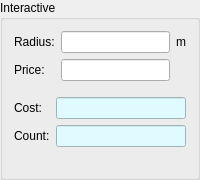
              <widget class="QGroupBox" name="gb2dInteractive">
               <property name="enabled">
                <bool>true</bool>
               </property>
               <property name="sizePolicy">
                <sizepolicy hsizetype="Preferred" vsizetype="Preferred">
                 <horstretch>0</horstretch>
                 <verstretch>0</verstretch>
                </sizepolicy>
               </property>
               <property name="minimumSize">
                <size>
                 <width>180</width>
                 <height>180</height>
                </size>
               </property>
               <property name="title">
                <string>Interactive</string>
               </property>
               <property name="flat">
                <bool>false</bool>
               </property>
               <layout class="QVBoxLayout" name="verticalLayout_5">
                <item>
                 <layout class="QGridLayout" name="gridLayout_5">
                  <item row="0" column="0">
                   <widget class="QLabel" name="label_33">
                    <property name="text">
                     <string>Radius:</string>
                    </property>
                   </widget>
                  </item>
                  <item row="0" column="1">
                   <widget class="QLineEdit" name="tb2dInteractiveRadius"/>
                  </item>
                  <item row="1" column="0">
                   <widget class="QLabel" name="label_34">
                    <property name="text">
                     <string>Price:</string>
                    </property>
                   </widget>
                  </item>
                  <item row="1" column="1">
                   <widget class="QLineEdit" name="tb2dInteractivePrice"/>
                  </item>
                  <item row="0" column="2">
                   <widget class="QLabel" name="label_40">
                    <property name="text">
                     <string>m</string>
                    </property>
                   </widget>
                  </item>
                 </layout>
                </item>
                <item>
                 <spacer name="verticalSpacer_3">
                  <property name="orientation">
                   <enum>Qt::Vertical</enum>
                  </property>
                  <property name="sizeType">
                   <enum>QSizePolicy::Fixed</enum>
                  </property>
                  <property name="sizeHint" stdset="0">
                   <size>
                    <width>20</width>
                    <height>10</height>
                   </size>
                  </property>
                 </spacer>
                </item>
                <item>
                 <layout class="QFormLayout" name="formLayout_8">
                  <item row="0" column="0">
                   <widget class="QLabel" name="label_35">
                    <property name="text">
                     <string>Cost:</string>
                    </property>
                   </widget>
                  </item>
                  <item row="0" column="1">
                   <widget class="QLineEdit" name="tb2dInteractiveCost">
                    <property name="styleSheet">
                     <string notr="true">background-color: rgb(224, 251, 255);</string>
                    </property>
                    <property name="readOnly">
                     <bool>true</bool>
                    </property>
                   </widget>
                  </item>
                  <item row="1" column="0">
                   <widget class="QLabel" name="label_36">
                    <property name="text">
                     <string>Count:</string>
                    </property>
                   </widget>
                  </item>
                  <item row="1" column="1">
                   <widget class="QLineEdit" name="tb2dInteractiveCount">
                    <property name="styleSheet">
                     <string notr="true">background-color: rgb(224, 251, 255);</string>
                    </property>
                    <property name="readOnly">
                     <bool>true</bool>
                    </property>
                   </widget>
                  </item>
                 </layout>
                </item>
               </layout>
              </widget>
